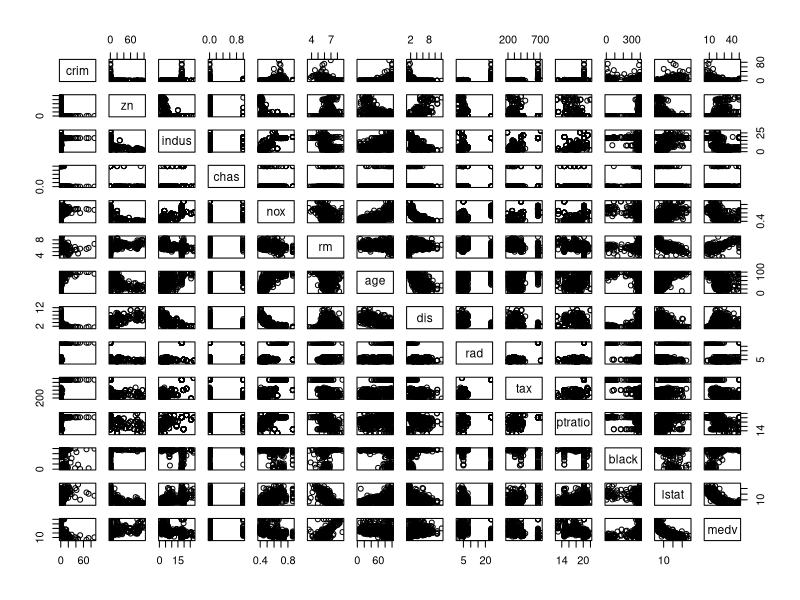
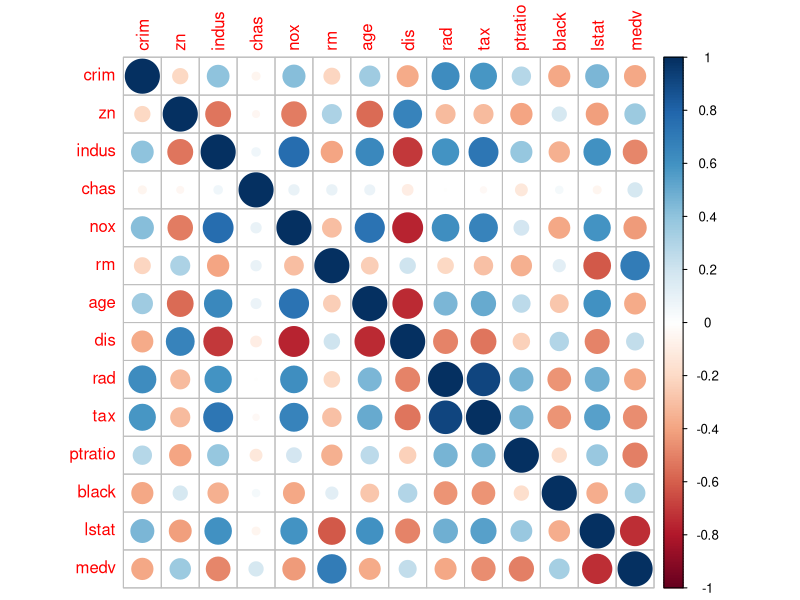
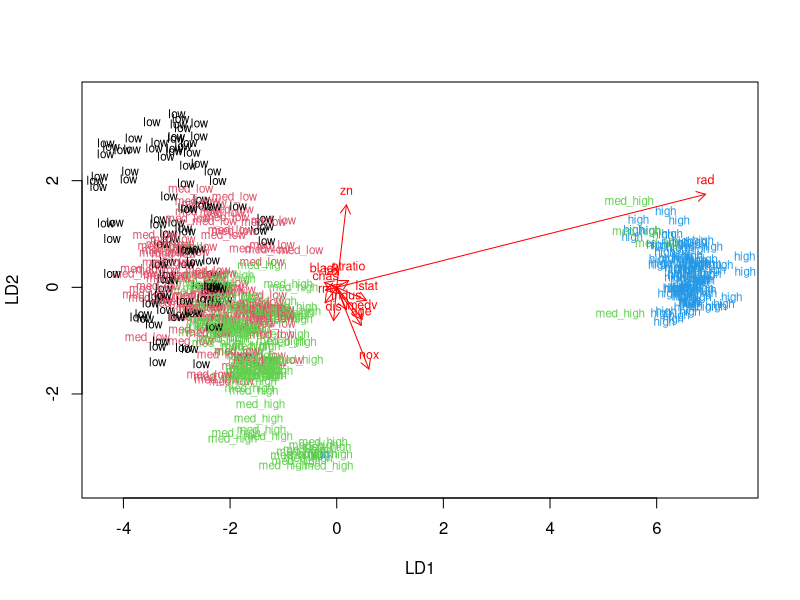

Recreate these plots in R, in order. (Note: a time limit stopped this script after it produced the figures.)
## ---- chunk 1

## ---- chunk 2
library(MASS)
library(tidyr)
library(corrplot)
library(ggplot2)
library(GGally)
#install.packages("GGally")
library(GGally)
data("Boston")
str(Boston)
dim(Boston)
summary(Boston)
## ---- chunk 3
Boston_pairs <- pairs(Boston)
cor_matrix <- cor(Boston)
cor_matrix
corrplot(cor_matrix, method="circle")
## ---- chunk 4

boston_scaled <- scale(Boston)
summary(boston_scaled)
class(boston_scaled)
boston_scaled <- as.data.frame(boston_scaled)
bins <- quantile(boston_scaled$crim)
label_cr <- c("low", "med_low", "med_high", "high")
crime <- cut(boston_scaled$crim, breaks = bins, include.lowest = TRUE, labels = label_cr)
table(crime)
boston_scaled <- dplyr::select(boston_scaled, -crim)
boston_scaled <- data.frame(boston_scaled, crime)
## ---- chunk 5
n <- nrow(boston_scaled)
ind <- sample(n,  size = n * 0.8)
train <- boston_scaled[ind,]
test <- boston_scaled[-ind,]
correct_classes <- test$crime
test <- dplyr::select(test, -crime)
## ---- chunk 6
colnames(boston_scaled)
lda.fit <- lda(crime  ~ zn + indus + chas + nox + rm + age + dis + rad + tax + ptratio + black + lstat + medv, data = train)

lda.fit

lda.arrows <- function(x, myscale = 1, arrow_heads = 0.1, color = "red", tex = 0.75, choices = c(1,2)){
  heads <- coef(x)
  arrows(x0 = 0, y0 = 0, 
         x1 = myscale * heads[,choices[1]], 
         y1 = myscale * heads[,choices[2]], col=color, length = arrow_heads)
  text(myscale * heads[,choices], labels = row.names(heads), 
       cex = tex, col=color, pos=3)
}

classes <- as.numeric(train$crime)
plot(lda.fit, dimen = 2, col = classes, pch = classes)
lda.arrows(lda.fit, myscale = 2)
## ---- chunk 7
lda.pred <- predict(lda.fit, newdata = test)
help(lda.pred)
table(correct = correct_classes, predicted = lda.pred$class)

## ---- chunk 8
data1 <- data(Boston)
data1 <- scale(Boston)
data1 <- as.data.frame(data1)
class(data1)
distance <- dist(data1, method = "manhattan")
summary(distance)
km <- kmeans(data1, centers = 3)
gprs <- ggpairs(data1, col = km$cluster)
gprs
